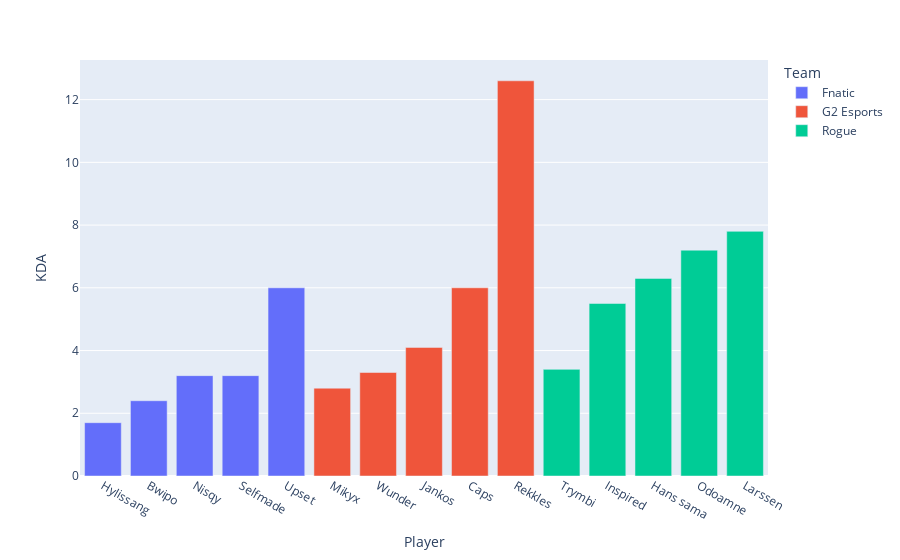

The cell this chart's notebook holds for it:
### Code cell
fig = px.bar(Lec, x="Player", y="KDA", color='Team')
fig.show()

### Figure 1 — Plotly figure (JSON) as saved in the notebook; plotly's stock layout.template omitted (floating-point values rounded to 4 significant figures)
{"data": [{"alignmentgroup": "True", "hovertemplate": "Team=Fnatic<br>Player=%{x}<br>KDA=%{y}<extra></extra>", "legendgroup": "Fnatic", "marker": {"color": "#636efa"}, "name": "Fnatic", "offsetgroup": "Fnatic", "orientation": "v", "showlegend": true, "textposition": "auto", "type": "bar", "x": ["Hylissang", "Bwipo", "Nisqy", "Selfmade", "Upset"], "xaxis": "x", "y": [1.7, 2.4, 3.2, 3.2, 6], "yaxis": "y"}, {"alignmentgroup": "True", "hovertemplate": "Team=G2 Esports<br>Player=%{x}<br>KDA=%{y}<extra></extra>", "legendgroup": "G2 Esports", "marker": {"color": "#EF553B"}, "name": "G2 Esports", "offsetgroup": "G2 Esports", "orientation": "v", "showlegend": true, "textposition": "auto", "type": "bar", "x": ["Mikyx", "Wunder", "Jankos", "Caps", "Rekkles"], "xaxis": "x", "y": [2.8, 3.3, 4.1, 6, 12.6], "yaxis": "y"}, {"alignmentgroup": "True", "hovertemplate": "Team=Rogue<br>Player=%{x}<br>KDA=%{y}<extra></extra>", "legendgroup": "Rogue", "marker": {"color": "#00cc96"}, "name": "Rogue", "offsetgroup": "Rogue", "orientation": "v", "showlegend": true, "textposition": "auto", "type": "bar", "x": ["Trymbi", "Inspired", "Hans sama", "Odoamne", "Larssen"], "xaxis": "x", "y": [3.4, 5.5, 6.3, 7.2, 7.8], "yaxis": "y"}], "layout": {"barmode": "relative", "legend": {"title": {"text": "Team"}, "tracegroupgap": 0}, "margin": {"t": 60}, "xaxis": {"anchor": "y", "domain": [0, 1], "title": {"text": "Player"}}, "yaxis": {"anchor": "x", "domain": [0, 1], "title": {"text": "KDA"}}}}
